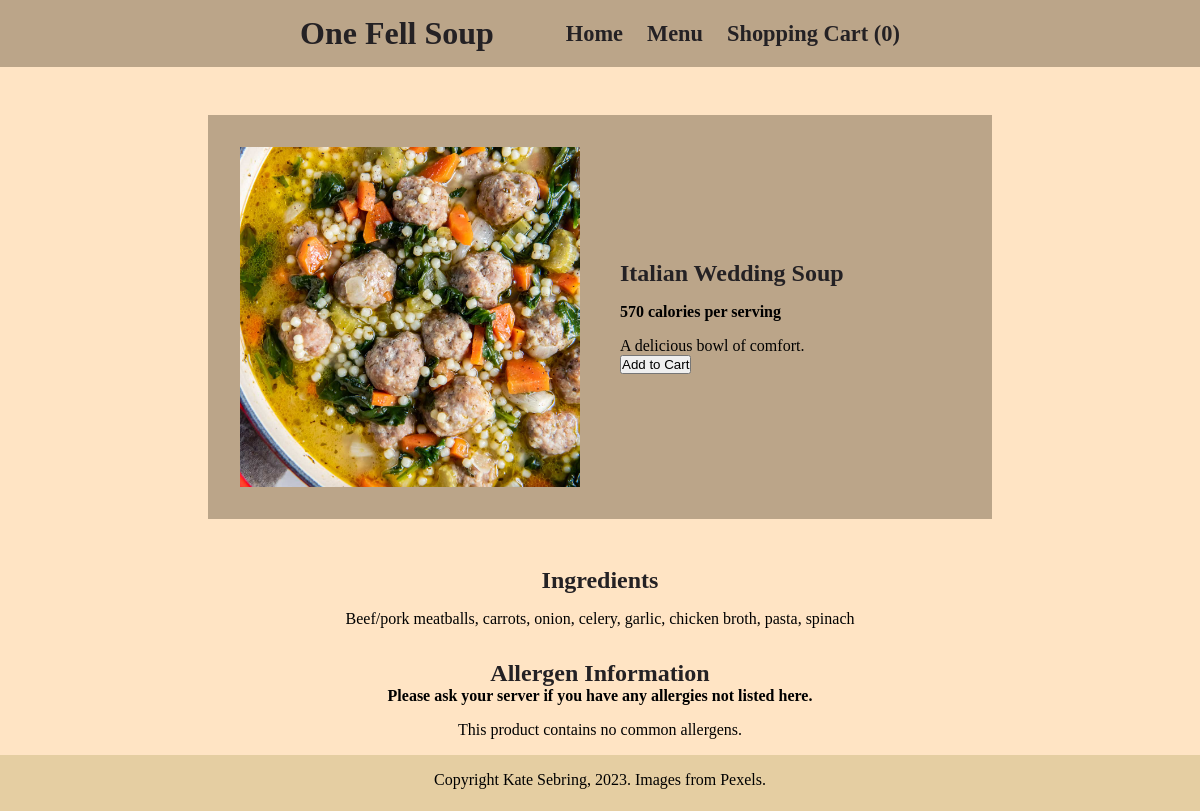
Page /italian-wedding.php on the committed database.
### tables this page shows
CREATE TABLE soup_products(
productID INT AUTO_INCREMENT PRIMARY KEY,
productName VARCHAR(255),
productDescription VARCHAR(1000),
calories INT,
productPrice DECIMAL(13,2),
webPageLink VARCHAR(255),
allergies VARCHAR (1000),
ingredients VARCHAR (1000),
productImg VARCHAR(255)
);

### italian-wedding.php (the view, shortened to what this page needs)
<?php
include("header.php");
?>
<!DOCTYPE html>
<html lang="en">
<head>
    <link href="css/universal_settings.css" rel="stylesheet">
</head>
<body>
    <main>
        <div class="main-product-info">
        <?php
            try {
                $selectItem = "SELECT * FROM soup_products WHERE productId = 3";
                $stmt = $conn->prepare($selectItem);
                $stmt->execute();
                $stmt->setFetchMode(PDO::FETCH_ASSOC);
                foreach($stmt->fetchAll() as $listItem) {
                    $productName = $listItem['productName'];
                    $calories = $listItem['calories'];
                    $productImg = $listItem['productImg'];
                    $productDescription = $listItem['productDescription'];
                    echo "<div class='productImage'><img src='$productImg' class='soup-img'></div>";
                    echo "<div class='productInfo'><h2>$productName</h2>";
                    echo "<p><b>$calories calories per serving</b></p>";
                    echo "<p id='product-description'>$productDescription</p>";
                }
            } catch(PDOException $e) {
                echo "Error: " . $e->getMessage();
            }
        ?>
                <button>Add to Cart</button>
            </div>
        </div>
        <div class="nutrition-info">
            <div id="ingredients">
                <h3>Ingredients</h3>
                <?php
                try {
                    $selectItem = "SELECT * FROM soup_products WHERE productId = 3";
                    $stmt = $conn->prepare($selectItem);
                    $stmt->execute();
                    $stmt->setFetchMode(PDO::FETCH_ASSOC);
                    foreach($stmt->fetchAll() as $listItem) {
                        $ingredients = $listItem['ingredients'];
                        echo "<p>$ingredients</p>";
                    }
                } catch(PDOException $e) {
                    echo "Error: " . $e->getMessage();
                }
                ?>
            </div>
            <div id="allergens">
                <h3>Allergen Information</h3>
                <strong>Please ask your server if you have any allergies not listed here.</strong>
                <?php
                try {
                    $selectItem = "SELECT * FROM soup_products WHERE productId = 3";
                    $stmt = $conn->prepare($selectItem);
                    $stmt->execute();
                    $stmt->setFetchMode(PDO::FETCH_ASSOC);
                    foreach($stmt->fetchAll() as $listItem) {
                        $allergies = $listItem['allergies'];
                        echo "<p>This product contains $allergies.</p>";
                    }
                } catch(PDOException $e) {
                    echo "Error: " . $e->getMessage();
                }
                ?>
            </div>
        </div>
    <footer>
        Copyright Kate Sebring, 2023. Images from Pexels.
    </footer>
    </main>
</body>
</html>

### css/universal_settings.css (style rules this page uses)
* { margin: 0; padding: 0; }
body { font-family: Cambria, Cochin, Georgia, Times, 'Times New Roman', serif; background-color: bisque; }
footer { background-color: rgb(229, 206, 162); height: 2.5rem; text-align: center; width:100%; padding-top: 1em; padding-bottom: 1em; margin-top: 1em; }
@media screen and (min-width: 348px) { footer { padding-bottom: 0; } }

### italian-wedding.php (style rules this page uses)
.main-product-info { margin: auto; margin-top: 3rem; display: flex; flex-flow: column wrap; justify-content: center; align-items: center; text-align: center; padding: 2rem; background-color: #bba589; }
h2 { margin-bottom: 1rem; }
.soup-img { width: 100%; padding-bottom:1rem; }
h1, h2, h3 { color: #242124; }
p { margin-top:1rem; }
h3 { font-size: 1.5rem; }
.nutrition-info { display: flex; flex-flow: column wrap; align-items: center; gap:2rem; margin-top: 3rem; text-align: center; }
@media screen and (min-width: 700px) { main { flex-flow: row wrap; } }
@media screen and (min-width: 700px) { .soup-img { padding-bottom:0; } }
@media screen and (min-width: 700px) { .main-product-info { display: grid; grid-template-columns: repeat(2, 4fr); grid-template-rows: 1fr; grid-column-gap: 40px; grid-row-gap: 0px; text-align: left; width:70%; } }
@media screen and (min-width: 700px) { .productImage { grid-area: 1 / 1 / 2 / 2; } }
@media screen and (min-width: 700px) { .productInfo { grid-area: 1 / 2 / 2 / 3; } }
@media screen and (min-width: 1200px) { .main-product-info { width:60%; } }

### rows in the picture
soup_products: productImg (picture), productName "Italian Wedding Soup", calories "570", productDescription "A delicious bowl of comfort.", ingredients "Beef/pork meatballs, carrots, onion, celery, garlic, chicken broth, pasta, spinach", allergies "no common allergens"

### other values in the picture
$cartTotal "0"
